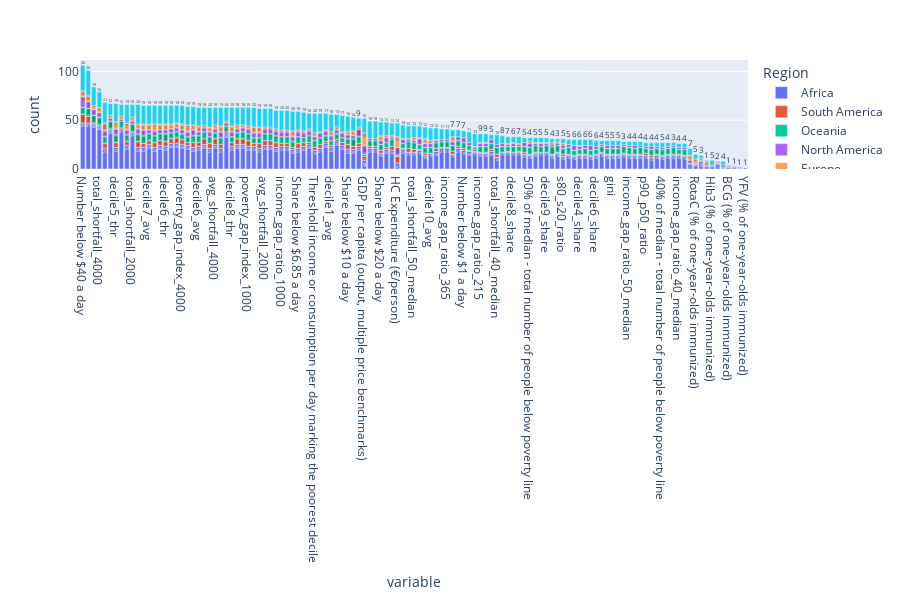

Write notebook code for a chart like this one.
### Markdown cell above
4. Graficar analisis por grupos

### Code cell
# eje_x: "variable" o "Atributos_grupo"

eje_x = "variable"
leyenda = "Region"

subcorrelaciones_analisis_plot(df_subcorr_interest, eje_x, leyenda)

### Figure 1 — Plotly figure (JSON) as saved in the notebook; plotly's stock layout.template omitted (floating-point values rounded to 4 significant figures; data arrays with more than 128 entries replaced by an {"elided": "..."} marker saying what was removed)
{"data": [{"alignmentgroup": "True", "hovertemplate": "Region=Africa<br>variable=%{x}<br>count=%{y}<extra></extra>", "legendgroup": "Africa", "marker": {"color": "#636efa", "pattern": {"shape": ""}}, "name": "Africa", "offsetgroup": "Africa", "orientation": "v", "showlegend": true, "text": {"elided": "658 int values"}, "textposition": "outside", "texttemplate": "%{y}", "type": "bar", "x": ["Number below $40 a day", "Number below $30 a day", "Number below $20 a day", "total_shortfall_4000", "decile4_avg", "total_shortfall_3000", "decile5_thr", "Number below $10 a day", "total_shortfall_2000", "decile2_thr", "decile8_avg", "decile5_avg", "decile7_thr", "decile6_thr", "decile7_avg", "poverty_gap_index_3000", "poverty_gap_index_2000", "poverty_gap_index_4000", "decile4_thr", "Median income or consumption per day", "Mean income or consumption per day", "decile6_avg", "avg_shortfall_4000", "avg_shortfall_3000", "decile3_avg", "decile8_thr", "income_gap_ratio_3000", "poverty_gap_index_1000", "income_gap_ratio_4000", "decile2_avg", "decile9_avg", "Number below $6.85 a day", "decile3_thr", "income_gap_ratio_2000", "avg_shortfall_2000", "poverty_gap_index_685", "income_gap_ratio_1000", "avg_shortfall_1000", "Threshold income or consumption per day marking the richest decile", "Share below $6.85 a day", "poverty_gap_index_365", "total_shortfall_685", "Threshold income or consumption per day marking the poorest decile", "Share below $3.65 a day", "Number below $3.65 a day", "decile1_avg", "total_shortfall_1000", "Share below $2.15 a day", "Share below $10 a day", "total_shortfall_60_median", "60% of median - total number of people below poverty line", "GDP per capita (output, multiple price benchmarks)", "income_gap_ratio_685", "avg_shortfall_685", "Share below $20 a day", "total_shortfall_365", "HC Expenditure (€/person)", "avg_shortfall_60_median", "poverty_gap_index_215", "total_shortfall_50_median", "avg_shortfall_50_median", "Number below $2.15 a day", "Share below $30 a day", "avg_shortfall_40_median", "decile10_avg", "avg_shortfall_365", "income_gap_ratio_365", "Share below $40 a day", "Share below $1 a day", "Number below $1 a day", "total_shortfall_215", "income_gap_ratio_215", "IPV1 (% of one-year-olds immunized)", "avg_shortfall_215", "total_shortfall_40_median", "poverty_gap_index_100", "decile7_share", "income_gap_ratio_100", "avg_shortfall_100", "decile8_share", "total_shortfall_100", "middle40_share", "p50_p10_ratio", "50% of median - total number of people below poverty line", "decile9_share", "p90_p10_ratio", "50% of median - share of population below poverty line", "s80_s20_ratio", "decile4_share", "decile5_share", "decile10_share", "polarization", "palma_ratio", "60% of median - share of population below poverty line", "bottom50_share", "gini", "mld", "decile6_share", "income_gap_ratio_50_median", "decile3_share", "poverty_gap_index_60_median", "40% of median - share of population below poverty line", "p90_p50_ratio", "income_gap_ratio_60_median", "40% of median - total number of people below poverty line", "poverty_gap_index_50_median", "decile2_share", "decile1_share", "income_gap_ratio_40_median", "poverty_gap_index_40_median", "PCV3 (% of one-year-olds immunized)", "RotaC (% of one-year-olds immunized)", "RCV1 (% of one-year-olds immunized)", "HepB3 (% of one-year-olds immunized)", "Hib3 (% of one-year-olds immunized)", "MCV1 (% of one-year-olds immunized)", "Domestic general government health expenditure (% of GDP)", "BCG (% of one-year-olds immunized)", "DTP3 (% of one-year-olds immunized)", "Pol3 (% of one-year-olds immunized)", "YFV (% of one-year-olds immunized)"], "xaxis": "x", "y": [47, 47, 46, 44, 21, 40, 22, 41, 37, 22, 24, 22, 24, 23, 25, 26, 26, 25, 22, 22, 24, 23, 25, 25, 21, 23, 25, 23, 25, 21, 23, 36, 21, 24, 24, 22, 23, 23, 20, 21, 23, 25, 19, 21, 26, 22, 28, 24, 20, 20, 23, 9, 21, 21, 16, 20, 6, 19, 20, 17, 17, 19, 14, 18, 16, 21, 21, 15, 21, 19, 18, 16, 17, 16, 12, 18, 17, 17, 17, 17, 15, 17, 16, 14, 17, 14, 16, 13, 14, 13, 13, 14, 14, 16, 14, 14, 14, 14, 14, 14, 14, 15, 14, 14, 13, 14, 12, 14, 14, 13, 5, 4, 8, 3, 3, 5, 1, 2, 2, 1, 1], "yaxis": "y"}, {"alignmentgroup": "True", "hovertemplate": "Region=South America<br>variable=%{x}<br>count=%{y}<extra></extra>", "legendgroup": "South America", "marker": {"color": "#EF553B", "pattern": {"shape": ""}}, "name": "South America", "offsetgroup": "South America", "orientation": "v", "showlegend": true, "text": {"elided": "658 int values"}, "textposition": "outside", "texttemplate": "%{y}", "type": "bar", "x": ["Number below $40 a day", "Number below $30 a day", "Number below $20 a day", "total_shortfall_4000", "decile4_avg", "total_shortfall_3000", "decile5_thr", "decile8_avg", "total_shortfall_2000", "decile2_thr", "Number below $10 a day", "decile7_avg", "decile4_thr", "decile5_avg", "decile7_thr", "decile6_thr", "poverty_gap_index_3000", "poverty_gap_index_4000", "poverty_gap_index_2000", "Median income or consumption per day", "Mean income or consumption per day", "decile2_avg", "avg_shortfall_4000", "avg_shortfall_3000", "decile3_avg", "decile6_avg", "income_gap_ratio_3000", "income_gap_ratio_4000", "poverty_gap_index_1000", "Number below $6.85 a day", "decile9_avg", "decile8_thr", "decile3_thr", "avg_shortfall_2000", "income_gap_ratio_2000", "poverty_gap_index_685", "avg_shortfall_1000", "income_gap_ratio_1000", "Threshold income or consumption per day marking the richest decile", "Share below $6.85 a day", "poverty_gap_index_365", "total_shortfall_685", "Number below $3.65 a day", "Share below $3.65 a day", "Threshold income or consumption per day marking the poorest decile", "total_shortfall_1000", "decile1_avg", "Share below $2.15 a day", "Share below $10 a day", "total_shortfall_60_median", "60% of median - total number of people below poverty line", "GDP per capita (output, multiple price benchmarks)", "avg_shortfall_685", "income_gap_ratio_685", "Share below $20 a day", "total_shortfall_365", "avg_shortfall_60_median", "HC Expenditure (€/person)", "poverty_gap_index_215", "avg_shortfall_50_median", "total_shortfall_50_median", "Number below $2.15 a day", "Share below $30 a day", "avg_shortfall_40_median", "avg_shortfall_365", "income_gap_ratio_365", "Share below $40 a day", "Share below $1 a day", "Number below $1 a day", "total_shortfall_215", "avg_shortfall_215", "income_gap_ratio_215", "IPV1 (% of one-year-olds immunized)", "poverty_gap_index_100", "total_shortfall_40_median", "avg_shortfall_100", "income_gap_ratio_100", "p50_p10_ratio", "50% of median - total number of people below poverty line", "total_shortfall_100", "p90_p10_ratio", "50% of median - share of population below poverty line", "s80_s20_ratio", "polarization", "decile4_share", "decile10_share", "decile5_share", "palma_ratio", "decile6_share", "60% of median - share of population below poverty line", "bottom50_share", "gini", "mld", "40% of median - share of population below poverty line", "poverty_gap_index_60_median", "decile3_share", "income_gap_ratio_50_median", "p90_p50_ratio", "decile2_share", "income_gap_ratio_60_median", "40% of median - total number of people below poverty line", "poverty_gap_index_50_median", "decile1_share", "income_gap_ratio_40_median", "poverty_gap_index_40_median", "RotaC (% of one-year-olds immunized)", "Domestic general government health expenditure (% of GDP)"], "xaxis": "x", "y": [9, 7, 1, 1, 5, 1, 5, 4, 1, 6, 1, 4, 5, 4, 5, 5, 5, 5, 6, 5, 3, 5, 6, 6, 4, 4, 6, 6, 6, 2, 3, 4, 5, 5, 5, 5, 3, 3, 2, 5, 4, 2, 2, 4, 3, 2, 2, 3, 5, 3, 3, 4, 2, 2, 3, 2, 4, 7, 1, 4, 3, 1, 2, 3, 1, 1, 3, 2, 2, 1, 1, 1, 1, 2, 3, 1, 1, 1, 1, 2, 1, 1, 2, 1, 1, 1, 1, 1, 1, 1, 1, 1, 1, 1, 1, 1, 1, 2, 2, 1, 1, 1, 1, 1, 1, 1, 1], "yaxis": "y"}, {"alignmentgroup": "True", "hovertemplate": "Region=Oceania<br>variable=%{x}<br>count=%{y}<extra></extra>", "legendgroup": "Oceania", "marker": {"color": "#00cc96", "pattern": {"shape": ""}}, "name": "Oceania", "offsetgroup": "Oceania", "orientation": "v", "showlegend": true, "text": {"elided": "658 int values"}, "textposition": "outside", "texttemplate": "%{y}", "type": "bar", "x": ["Number below $40 a day", "Number below $30 a day", "Number below $20 a day", "total_shortfall_4000", "decile4_avg", "total_shortfall_3000", "decile5_thr", "Number below $10 a day", "total_shortfall_2000", "decile8_avg", "decile2_thr", "decile7_avg", "decile4_thr", "decile5_avg", "decile7_thr", "decile6_thr", "poverty_gap_index_2000", "poverty_gap_index_3000", "poverty_gap_index_4000", "Mean income or consumption per day", "Median income or consumption per day", "decile2_avg", "avg_shortfall_4000", "avg_shortfall_3000", "decile3_avg", "decile6_avg", "income_gap_ratio_3000", "income_gap_ratio_4000", "poverty_gap_index_1000", "Number below $6.85 a day", "decile9_avg", "decile8_thr", "avg_shortfall_2000", "decile3_thr", "income_gap_ratio_2000", "poverty_gap_index_685", "income_gap_ratio_1000", "avg_shortfall_1000", "Threshold income or consumption per day marking the richest decile", "Share below $6.85 a day", "poverty_gap_index_365", "total_shortfall_685", "Share below $3.65 a day", "Threshold income or consumption per day marking the poorest decile", "Number below $3.65 a day", "total_shortfall_1000", "decile1_avg", "Share below $2.15 a day", "Share below $10 a day", "total_shortfall_60_median", "60% of median - total number of people below poverty line", "GDP per capita (output, multiple price benchmarks)", "avg_shortfall_685", "income_gap_ratio_685", "Share below $20 a day", "total_shortfall_365", "HC Expenditure (€/person)", "avg_shortfall_60_median", "poverty_gap_index_215", "avg_shortfall_50_median", "total_shortfall_50_median", "Number below $2.15 a day", "Share below $30 a day", "decile10_avg", "avg_shortfall_40_median", "avg_shortfall_365", "income_gap_ratio_365", "Share below $40 a day", "Share below $1 a day", "Number below $1 a day", "total_shortfall_215", "IPV1 (% of one-year-olds immunized)", "income_gap_ratio_215", "avg_shortfall_215", "poverty_gap_index_100", "total_shortfall_40_median", "decile7_share", "avg_shortfall_100", "decile8_share", "income_gap_ratio_100", "50% of median - total number of people below poverty line", "middle40_share", "p50_p10_ratio", "total_shortfall_100", "decile9_share", "p90_p10_ratio", "50% of median - share of population below poverty line", "s80_s20_ratio", "decile4_share", "polarization", "decile5_share", "decile10_share", "palma_ratio", "decile6_share", "60% of median - share of population below poverty line", "bottom50_share", "mld", "gini", "40% of median - share of population below poverty line", "poverty_gap_index_60_median", "decile3_share", "income_gap_ratio_50_median", "p90_p50_ratio", "decile2_share", "income_gap_ratio_60_median", "40% of median - total number of people below poverty line", "poverty_gap_index_50_median", "decile1_share", "income_gap_ratio_40_median", "poverty_gap_index_40_median", "PCV3 (% of one-year-olds immunized)", "RotaC (% of one-year-olds immunized)", "RCV1 (% of one-year-olds immunized)", "Hib3 (% of one-year-olds immunized)"], "xaxis": "x", "y": [7, 8, 8, 8, 7, 8, 8, 7, 8, 7, 8, 7, 7, 8, 7, 8, 6, 6, 6, 6, 7, 7, 6, 7, 7, 7, 7, 6, 7, 6, 6, 6, 7, 6, 7, 7, 7, 7, 6, 7, 5, 7, 7, 7, 6, 6, 5, 5, 6, 8, 7, 2, 6, 6, 6, 5, 1, 7, 5, 7, 7, 5, 6, 6, 6, 6, 6, 6, 6, 6, 5, 2, 6, 6, 6, 7, 6, 5, 6, 5, 7, 6, 7, 6, 7, 8, 7, 6, 5, 7, 5, 5, 6, 5, 6, 6, 6, 6, 7, 7, 6, 7, 5, 6, 6, 6, 6, 7, 5, 6, 1, 1, 1, 1], "yaxis": "y"}, {"alignmentgroup": "True", "hovertemplate": "Region=North America<br>variable=%{x}<br>count=%{y}<extra></extra>", "legendgroup": "North America", "marker": {"color": "#ab63fa", "pattern": {"shape": ""}}, "name": "North America", "offsetgroup": "North America", "orientation": "v", "showlegend": true, "text": {"elided": "658 int values"}, "textposition": "outside", "texttemplate": "%{y}", "type": "bar", "x": ["Number below $40 a day", "Number below $30 a day", "Number below $20 a day", "total_shortfall_4000", "decile4_avg", "decile5_thr", "total_shortfall_3000", "Number below $10 a day", "decile8_avg", "total_shortfall_2000", "decile2_thr", "decile4_thr", "decile5_avg", "decile7_thr", "decile6_thr", "decile7_avg", "poverty_gap_index_3000", "poverty_gap_index_2000", "poverty_gap_index_4000", "Median income or consumption per day", "Mean income or consumption per day", "avg_shortfall_3000", "decile2_avg", "avg_shortfall_4000", "decile3_avg", "decile6_avg", "Number below $6.85 a day", "income_gap_ratio_4000", "income_gap_ratio_3000", "poverty_gap_index_1000", "decile8_thr", "decile9_avg", "avg_shortfall_2000", "decile3_thr", "income_gap_ratio_2000", "poverty_gap_index_685", "avg_shortfall_1000", "income_gap_ratio_1000", "Threshold income or consumption per day marking the richest decile", "Share below $6.85 a day", "poverty_gap_index_365", "total_shortfall_685", "Threshold income or consumption per day marking the poorest decile", "Share below $3.65 a day", "Number below $3.65 a day", "total_shortfall_1000", "decile1_avg", "Share below $2.15 a day", "Share below $10 a day", "total_shortfall_60_median", "60% of median - total number of people below poverty line", "GDP per capita (output, multiple price benchmarks)", "avg_shortfall_685", "income_gap_ratio_685", "Share below $20 a day", "total_shortfall_365", "HC Expenditure (€/person)", "avg_shortfall_60_median", "poverty_gap_index_215", "avg_shortfall_50_median", "total_shortfall_50_median", "Number below $2.15 a day", "Share below $30 a day", "decile10_avg", "avg_shortfall_40_median", "avg_shortfall_365", "income_gap_ratio_365", "Share below $40 a day", "Share below $1 a day", "Number below $1 a day", "total_shortfall_215", "income_gap_ratio_215", "IPV1 (% of one-year-olds immunized)", "avg_shortfall_215", "poverty_gap_index_100", "total_shortfall_40_median", "decile7_share", "avg_shortfall_100", "income_gap_ratio_100", "decile8_share", "middle40_share", "p50_p10_ratio", "50% of median - total number of people below poverty line", "total_shortfall_100", "decile9_share", "p90_p10_ratio", "50% of median - share of population below poverty line", "s80_s20_ratio", "polarization", "decile5_share", "decile4_share", "decile10_share", "palma_ratio", "60% of median - share of population below poverty line", "bottom50_share", "decile6_share", "gini", "mld", "40% of median - share of population below poverty line", "poverty_gap_index_60_median", "income_gap_ratio_50_median", "decile3_share", "decile2_share", "income_gap_ratio_60_median", "40% of median - total number of people below poverty line", "p90_p50_ratio", "poverty_gap_index_50_median", "decile1_share", "income_gap_ratio_40_median", "poverty_gap_index_40_median", "PCV3 (% of one-year-olds immunized)", "MCV1 (% of one-year-olds immunized)", "Domestic general government health expenditure (% of GDP)"], "xaxis": "x", "y": [11, 7, 6, 5, 6, 6, 3, 2, 5, 3, 5, 5, 6, 4, 4, 4, 4, 4, 4, 6, 5, 4, 5, 4, 6, 4, 3, 4, 4, 5, 5, 5, 5, 5, 5, 5, 5, 5, 5, 5, 5, 5, 4, 5, 5, 4, 5, 5, 4, 3, 8, 9, 2, 2, 4, 5, 8, 2, 4, 2, 2, 6, 4, 4, 2, 2, 2, 4, 4, 5, 3, 3, 2, 3, 4, 3, 3, 2, 2, 3, 3, 2, 4, 4, 2, 2, 2, 3, 3, 5, 3, 5, 3, 2, 3, 3, 3, 3, 2, 2, 2, 3, 3, 2, 2, 2, 2, 2, 2, 2, 3, 1, 2], "yaxis": "y"}, {"alignmentgroup": "True", "hovertemplate": "Region=Europe<br>variable=%{x}<br>count=%{y}<extra></extra>", "legendgroup": "Europe", "marker": {"color": "#FFA15A", "pattern": {"shape": ""}}, "name": "Europe", "offsetgroup": "Europe", "orientation": "v", "showlegend": true, "text": {"elided": "658 int values"}, "textposition": "outside", "texttemplate": "%{y}", "type": "bar", "x": ["Number below $40 a day", "Number below $30 a day", "Number below $20 a day", "total_shortfall_4000", "decile4_avg", "total_shortfall_3000", "decile5_thr", "Number below $10 a day", "total_shortfall_2000", "decile8_avg", "decile2_thr", "decile5_avg", "decile7_thr", "decile6_thr", "decile4_thr", "poverty_gap_index_2000", "poverty_gap_index_3000", "poverty_gap_index_4000", "decile7_avg", "Mean income or consumption per day", "Median income or consumption per day", "decile2_avg", "avg_shortfall_4000", "avg_shortfall_3000", "decile3_avg", "decile6_avg", "income_gap_ratio_3000", "income_gap_ratio_4000", "poverty_gap_index_1000", "decile9_avg", "Number below $6.85 a day", "decile8_thr", "avg_shortfall_2000", "decile3_thr", "income_gap_ratio_2000", "poverty_gap_index_685", "income_gap_ratio_1000", "avg_shortfall_1000", "Share below $6.85 a day", "Threshold income or consumption per day marking the richest decile", "poverty_gap_index_365", "total_shortfall_685", "Threshold income or consumption per day marking the poorest decile", "Share below $3.65 a day", "Number below $3.65 a day", "total_shortfall_1000", "decile1_avg", "Share below $2.15 a day", "Share below $10 a day", "total_shortfall_60_median", "60% of median - total number of people below poverty line", "GDP per capita (output, multiple price benchmarks)", "total_shortfall_365", "Share below $20 a day", "avg_shortfall_60_median", "HC Expenditure (€/person)", "poverty_gap_index_215", "total_shortfall_50_median", "avg_shortfall_50_median", "Number below $2.15 a day", "Share below $30 a day", "avg_shortfall_40_median", "decile10_avg", "Share below $40 a day", "income_gap_ratio_215", "avg_shortfall_215", "IPV1 (% of one-year-olds immunized)", "avg_shortfall_100", "income_gap_ratio_100", "decile8_share", "middle40_share", "p50_p10_ratio", "50% of median - total number of people below poverty line", "decile9_share", "p90_p10_ratio", "50% of median - share of population below poverty line", "s80_s20_ratio", "decile4_share", "PCV3 (% of one-year-olds immunized)", "RotaC (% of one-year-olds immunized)", "RCV1 (% of one-year-olds immunized)", "HepB3 (% of one-year-olds immunized)", "MCV1 (% of one-year-olds immunized)", "BCG (% of one-year-olds immunized)", "DTP3 (% of one-year-olds immunized)"], "xaxis": "x", "y": [6, 6, 4, 5, 8, 3, 7, 3, 4, 7, 5, 6, 6, 6, 7, 5, 5, 6, 6, 7, 5, 5, 4, 3, 6, 6, 3, 4, 3, 6, 2, 6, 2, 6, 2, 2, 2, 2, 2, 6, 2, 2, 4, 1, 1, 3, 4, 1, 3, 5, 2, 13, 2, 5, 2, 11, 1, 3, 1, 1, 5, 1, 3, 5, 1, 1, 1, 1, 1, 1, 1, 1, 2, 1, 2, 2, 2, 1, 5, 4, 2, 5, 2, 1, 1], "yaxis": "y"}, {"alignmentgroup": "True", "hovertemplate": "Region=Asia<br>variable=%{x}<br>count=%{y}<extra></extra>", "legendgroup": "Asia", "marker": {"color": "#19d3f3", "pattern": {"shape": ""}}, "name": "Asia", "offsetgroup": "Asia", "orientation": "v", "showlegend": true, "text": {"elided": "658 int values"}, "textposition": "outside", "texttemplate": "%{y}", "type": "bar", "x": ["Number below $40 a day", "Number below $30 a day", "Number below $20 a day", "total_shortfall_4000", "decile4_avg", "total_shortfall_3000", "decile5_thr", "Number below $10 a day", "total_shortfall_2000", "decile8_avg", "decile2_thr", "decile5_avg", "decile7_thr", "decile6_thr", "decile7_avg", "decile4_thr", "poverty_gap_index_3000", "poverty_gap_index_4000", "poverty_gap_index_2000", "Mean income or consumption per day", "Median income or consumption per day", "avg_shortfall_4000", "avg_shortfall_3000", "decile6_avg", "decile3_avg", "decile8_thr", "income_gap_ratio_4000", "poverty_gap_index_1000", "income_gap_ratio_3000", "decile2_avg", "decile9_avg", "Number below $6.85 a day", "decile3_thr", "avg_shortfall_2000", "income_gap_ratio_2000", "poverty_gap_index_685", "income_gap_ratio_1000", "avg_shortfall_1000", "Threshold income or consumption per day marking the richest decile", "Share below $6.85 a day", "poverty_gap_index_365", "total_shortfall_685", "Threshold income or consumption per day marking the poorest decile", "Share below $3.65 a day", "Number below $3.65 a day", "decile1_avg", "total_shortfall_1000", "Share below $2.15 a day", "Share below $10 a day", "total_shortfall_60_median", "60% of median - total number of people below poverty line", "GDP per capita (output, multiple price benchmarks)", "income_gap_ratio_685", "avg_shortfall_685", "total_shortfall_365", "Share below $20 a day", "avg_shortfall_60_median", "HC Expenditure (€/person)", "poverty_gap_index_215", "total_shortfall_50_median", "Number below $2.15 a day", "avg_shortfall_50_median", "Share below $30 a day", "avg_shortfall_40_median", "decile10_avg", "avg_shortfall_365", "income_gap_ratio_365", "Share below $40 a day", "Share below $1 a day", "Number below $1 a day", "total_shortfall_215", "income_gap_ratio_215", "IPV1 (% of one-year-olds immunized)", "avg_shortfall_215", "total_shortfall_40_median", "poverty_gap_index_100", "decile7_share", "avg_shortfall_100", "decile8_share", "income_gap_ratio_100", "middle40_share", "p50_p10_ratio", "total_shortfall_100", "decile9_share", "50% of median - total number of people below poverty line", "p90_p10_ratio", "s80_s20_ratio", "50% of median - share of population below poverty line", "decile5_share", "decile4_share", "palma_ratio", "polarization", "decile10_share", "60% of median - share of population below poverty line", "bottom50_share", "gini", "mld", "decile6_share", "decile3_share", "poverty_gap_index_60_median", "income_gap_ratio_50_median", "40% of median - share of population below poverty line", "p90_p50_ratio", "income_gap_ratio_60_median", "40% of median - total number of people below poverty line", "decile2_share", "decile1_share", "poverty_gap_index_50_median", "income_gap_ratio_40_median", "poverty_gap_index_40_median", "PCV3 (% of one-year-olds immunized)", "RotaC (% of one-year-olds immunized)", "RCV1 (% of one-year-olds immunized)", "HepB3 (% of one-year-olds immunized)", "Hib3 (% of one-year-olds immunized)", "Domestic general government health expenditure (% of GDP)", "BCG (% of one-year-olds immunized)", "Pol3 (% of one-year-olds immunized)"], "xaxis": "x", "y": [26, 26, 19, 16, 21, 12, 19, 12, 13, 19, 20, 19, 19, 19, 19, 19, 19, 19, 18, 19, 19, 18, 18, 19, 19, 19, 18, 19, 18, 20, 20, 14, 19, 19, 19, 19, 20, 20, 20, 19, 19, 16, 20, 19, 17, 18, 13, 17, 16, 14, 9, 15, 18, 18, 14, 14, 13, 14, 14, 12, 12, 13, 12, 12, 13, 11, 11, 7, 7, 7, 11, 9, 13, 9, 10, 5, 8, 7, 6, 7, 5, 5, 5, 5, 4, 4, 5, 3, 6, 6, 6, 5, 6, 4, 5, 5, 5, 6, 4, 4, 4, 3, 4, 4, 5, 4, 3, 4, 4, 4, 7, 5, 3, 1, 5, 4, 1, 1], "yaxis": "y"}], "layout": {"barmode": "relative", "height": 600, "legend": {"title": {"text": "Region"}, "tracegroupgap": 0}, "margin": {"t": 60}, "width": 900, "xaxis": {"anchor": "y", "categoryarray": ["Number below $40 a day", "Number below $30 a day", "Number below $20 a day", "total_shortfall_4000", "decile4_avg", "total_shortfall_3000", "decile5_thr", "Number below $10 a day", "decile8_avg", "total_shortfall_2000", "decile2_thr", "decile5_avg", "decile7_avg", "decile4_thr", "decile7_thr", "decile6_thr", "poverty_gap_index_3000", "poverty_gap_index_2000", "poverty_gap_index_4000", "Mean income or consumption per day", "Median income or consumption per day", "decile6_avg", "avg_shortfall_3000", "decile2_avg", "avg_shortfall_4000", "decile3_avg", "Number below $6.85 a day", "decile8_thr", "income_gap_ratio_4000", "income_gap_ratio_3000", "poverty_gap_index_1000", "decile9_avg", "decile3_thr", "avg_shortfall_2000", "income_gap_ratio_2000", "poverty_gap_index_685", "income_gap_ratio_1000", "avg_shortfall_1000", "Threshold income or consumption per day marking the richest decile", "Share below $6.85 a day", "poverty_gap_index_365", "total_shortfall_685", "Threshold income or consumption per day marking the poorest decile", "Share below $3.65 a day", "Number below $3.65 a day", "decile1_avg", "total_shortfall_1000", "Share below $2.15 a day", "Share below $10 a day", "total_shortfall_60_median", "60% of median - total number of people below poverty line", "GDP per capita (output, multiple price benchmarks)", "avg_shortfall_685", "income_gap_ratio_685", "Share below $20 a day", "total_shortfall_365", "avg_shortfall_60_median", "HC Expenditure (€/person)", "poverty_gap_index_215", "avg_shortfall_50_median", "total_shortfall_50_median", "Number below $2.15 a day", "Share below $30 a day", "decile10_avg", "avg_shortfall_40_median", "avg_shortfall_365", "income_gap_ratio_365", "Share below $40 a day", "Share below $1 a day", "Number below $1 a day", "total_shortfall_215", "IPV1 (% of one-year-olds immunized)", "income_gap_ratio_215", "avg_shortfall_215", "poverty_gap_index_100", "total_shortfall_40_median", "decile7_share", "avg_shortfall_100", "decile8_share", "income_gap_ratio_100", "total_shortfall_100", "50% of median - total number of people below poverty line", "p50_p10_ratio", "middle40_share", "decile9_share", "p90_p10_ratio", "50% of median - share of population below poverty line", "s80_s20_ratio", "polarization", "decile5_share", "decile4_share", "palma_ratio", "decile10_share", "decile6_share", "60% of median - share of population below poverty line", "bottom50_share", "gini", "mld", "40% of median - share of population below poverty line", "income_gap_ratio_50_median", "decile3_share", "poverty_gap_index_60_median", "p90_p50_ratio", "decile2_share", "income_gap_ratio_60_median", "40% of median - total number of people below poverty line", "poverty_gap_index_50_median", "decile1_share", "income_gap_ratio_40_median", "poverty_gap_index_40_median", "PCV3 (% of one-year-olds immunized)", "RotaC (% of one-year-olds immunized)", "RCV1 (% of one-year-olds immunized)", "HepB3 (% of one-year-olds immunized)", "Hib3 (% of one-year-olds immunized)", "MCV1 (% of one-year-olds immunized)", "Domestic general government health expenditure (% of GDP)", "BCG (% of one-year-olds immunized)", "DTP3 (% of one-year-olds immunized)", "Pol3 (% of one-year-olds immunized)", "YFV (% of one-year-olds immunized)"], "categoryorder": "array", "domain": [0, 1], "title": {"text": "variable"}}, "yaxis": {"anchor": "x", "domain": [0, 1], "title": {"text": "count"}}}}
